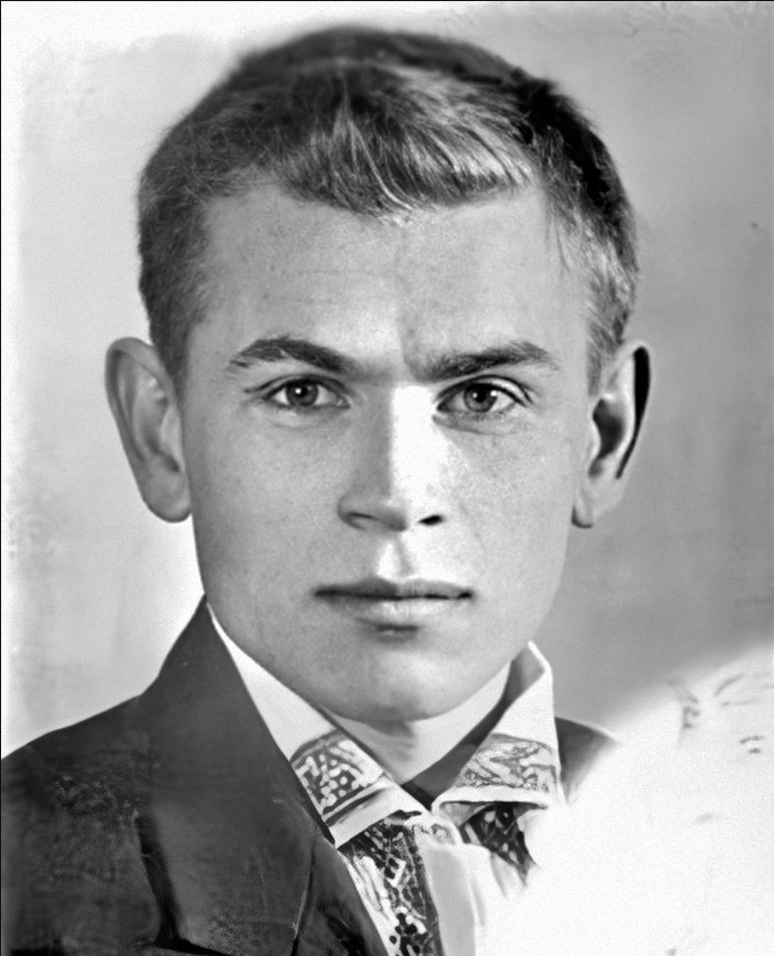
#> input picture Input/kobytev_1941.png, 774 x 956 px, found by its file name
$ jupyter execute --allow-errors Face-Transformation-Analysis.ipynb
#> lines starting #> are read from the running program, lines starting #| are printed output that depends on the picture
[cell 1]
import numpy as np
import cv2
import matplotlib
matplotlib.use('TkAgg')
import matplotlib.pyplot as plt
from subprocess import Popen, PIPE
import numpy as np
from skimage import io
import random
from PIL import Image

[cell 2]
def read_image(address):
#> called with address = 'inputs/P4/kobytev_1941.png'
    img = cv2.imread(address)
#> img is the input picture: shape (956, 774, 3); min 0, max 255, mean 159
    img = cv2.cvtColor(img, cv2.COLOR_BGR2GRAY)
#> img: shape (956, 774)
    return img

[cell 3]
img_1941 = read_image('inputs/P4/kobytev_1941.png')
img_1941 = img_1941[0:956, 0:771]
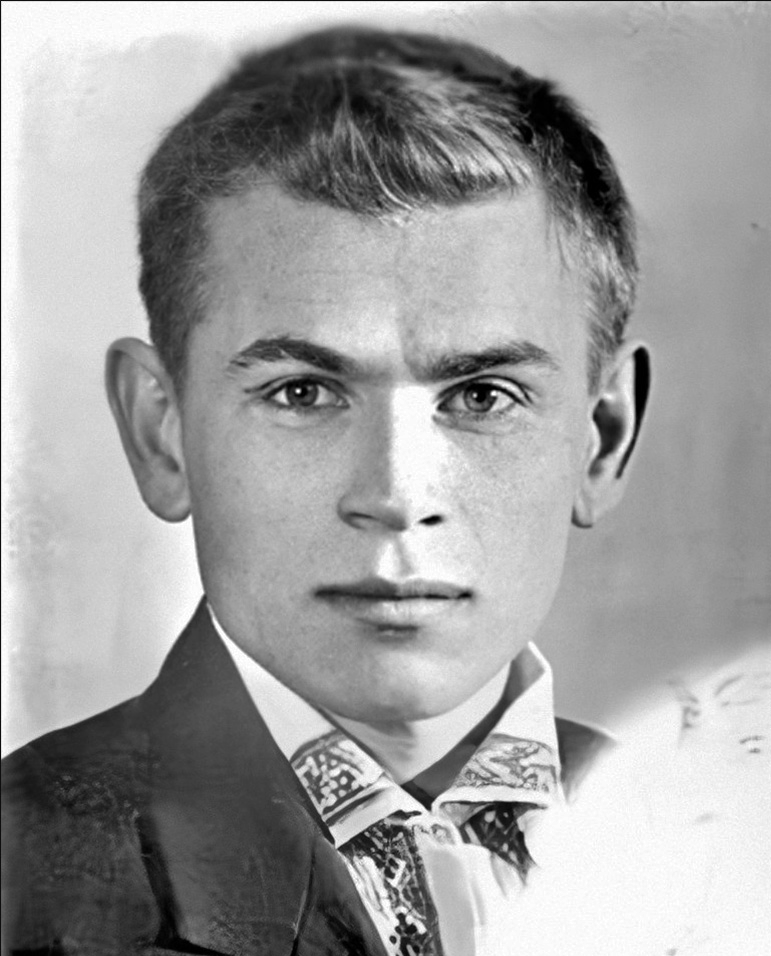
#> img_1941: shape (956, 771); min 0, max 255, mean 158.9

img_1945 = read_image('inputs/P4/kobytev_1945.png')
#> call 2 of read_image, with address = 'inputs/P4/kobytev_1945.png'
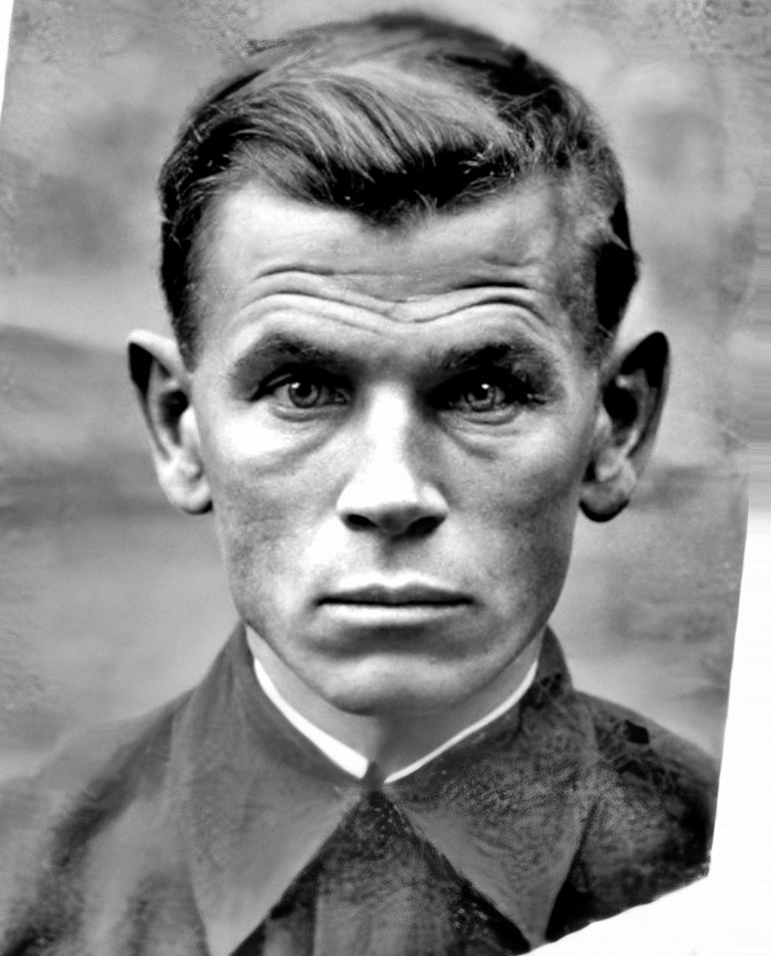
#> input picture Input/kobytev_1945.png, 771 x 956 px, found by its file name
#> in read_image, img is the input picture: shape (956, 771, 3); min 0, max 255, mean 136.6
duration = 2
frame_rate = 30
#> (the rest of this cell did not finish here and is left out)

Part B:

[cell 4]
# [5 lines left out: function define_points_of_images, not called in this run]

[cell 5]
# [10 lines left out: function draw_circle, not called in this run]

[cell 6]
# [9 lines left out: function add_fix_points, not called in this run]

[cell 7]
# [11 lines left out: function add_fix_points2, not called in this run]

[cell 8]
def define_points(imgList):
    list_detail = np.zeros((26,2))
    list_points_image_1 = []
    list_points_image_2 = []
    for w in range(len(imgList)):
        img = imgList[j]
        points = define_points_of_images(img)
        draw_circle(img,points)
        if(w == 0):
            list_points = list_points_image_1
        else:
            list_points = list_points_image_2
        for i in range(26):
            list_points.append((int(points[i][0]), int(points[i][1])))
            list_detail[i][0] += int(points[i][0])
            list_detail[i][1] += int(points[i][1])
        list_points = add_fix_points(list_points,(img.shape[0],img.shape[1]))
#> this loop made 1 pass
#> after the loop, list_detail = 26 pairs, first value 0 to 0, second value 0 to 0
    combine = add_fix_points2(list_detail,(img.shape[0],img.shape[1]))

    return list_points_image_1,list_points_image_2,combine
